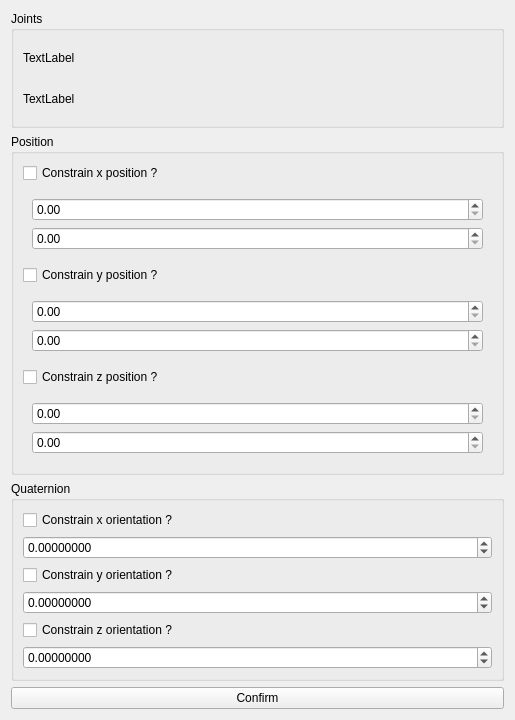
<?xml version="1.0" encoding="UTF-8"?>
<ui version="4.0">
 <class>TransformConstraintWidget</class>
 <widget class="QWidget" name="TransformConstraintWidget">
  <property name="geometry">
   <rect>
    <x>0</x>
    <y>0</y>
    <width>515</width>
    <height>720</height>
   </rect>
  </property>
  <property name="windowTitle">
   <string>Form</string>
  </property>
  <layout class="QVBoxLayout" name="verticalLayout">
   <item>
    <widget class="QGroupBox" name="jointsGroup">
     <property name="title">
      <string>Joints</string>
     </property>
     <layout class="QVBoxLayout" name="verticalLayout_2">
      <item>
       <layout class="QVBoxLayout" name="verticalLayout_3">
        <item>
         <widget class="QLabel" name="firstJointLabel">
          <property name="text">
           <string>TextLabel</string>
          </property>
         </widget>
        </item>
        <item>
         <widget class="QLabel" name="secondJointLabel">
          <property name="text">
           <string>TextLabel</string>
          </property>
         </widget>
        </item>
       </layout>
      </item>
     </layout>
    </widget>
   </item>
   <item>
    <widget class="QGroupBox" name="positionGroup">
     <property name="title">
      <string>Position</string>
     </property>
     <layout class="QVBoxLayout" name="verticalLayout_4">
      <item>
       <widget class="QCheckBox" name="xPositionCheck">
        <property name="text">
         <string>Constrain x position ?</string>
        </property>
       </widget>
      </item>
      <item>
       <widget class="QWidget" name="xPositionWidget" native="true">
        <layout class="QVBoxLayout" name="verticalLayout_5">
         <item>
          <widget class="QDoubleSpinBox" name="firstXPosition"/>
         </item>
         <item>
          <widget class="QDoubleSpinBox" name="secondXPosition"/>
         </item>
        </layout>
       </widget>
      </item>
      <item>
       <widget class="QCheckBox" name="yPositionCheck">
        <property name="text">
         <string>Constrain y position ?</string>
        </property>
       </widget>
      </item>
      <item>
       <widget class="QWidget" name="yPositionWidget" native="true">
        <layout class="QVBoxLayout" name="verticalLayout_6">
         <item>
          <widget class="QDoubleSpinBox" name="firstYPosition"/>
         </item>
         <item>
          <widget class="QDoubleSpinBox" name="secondYPosition"/>
         </item>
        </layout>
       </widget>
      </item>
      <item>
       <widget class="QCheckBox" name="zPositionCheck">
        <property name="text">
         <string>Constrain z position ?</string>
        </property>
       </widget>
      </item>
      <item>
       <widget class="QWidget" name="zPositionWidget" native="true">
        <layout class="QVBoxLayout" name="verticalLayout_7">
         <item>
          <widget class="QDoubleSpinBox" name="firstZPosition">
           <property name="singleStep">
            <double>0.500000000000000</double>
           </property>
           <property name="value">
            <double>0.000000000000000</double>
           </property>
          </widget>
         </item>
         <item>
          <widget class="QDoubleSpinBox" name="secondZPosition"/>
         </item>
        </layout>
       </widget>
      </item>
     </layout>
    </widget>
   </item>
   <item>
    <widget class="QGroupBox" name="orientationGroup">
     <property name="title">
      <string>Quaternion</string>
     </property>
     <layout class="QVBoxLayout" name="verticalLayout_8">
      <item>
       <widget class="QCheckBox" name="xOrientationCheck">
        <property name="text">
         <string>Constrain x orientation ?</string>
        </property>
       </widget>
      </item>
      <item>
       <widget class="QDoubleSpinBox" name="xOrientationValue">
        <property name="decimals">
         <number>8</number>
        </property>
        <property name="minimum">
         <double>-3.141592000000000</double>
        </property>
        <property name="maximum">
         <double>3.141592000000000</double>
        </property>
        <property name="singleStep">
         <double>0.010000000000000</double>
        </property>
        <property name="value">
         <double>0.000000000000000</double>
        </property>
       </widget>
      </item>
      <item>
       <widget class="QCheckBox" name="yOrientationCheck">
        <property name="text">
         <string>Constrain y orientation ?</string>
        </property>
       </widget>
      </item>
      <item>
       <widget class="QDoubleSpinBox" name="yOrientationValue">
        <property name="decimals">
         <number>8</number>
        </property>
        <property name="minimum">
         <double>-3.141592000000000</double>
        </property>
        <property name="maximum">
         <double>3.141592000000000</double>
        </property>
        <property name="singleStep">
         <double>0.010000000000000</double>
        </property>
        <property name="value">
         <double>0.000000000000000</double>
        </property>
       </widget>
      </item>
      <item>
       <widget class="QCheckBox" name="zOrientationCheck">
        <property name="text">
         <string>Constrain z orientation ?</string>
        </property>
       </widget>
      </item>
      <item>
       <widget class="QDoubleSpinBox" name="zOrientationValue">
        <property name="decimals">
         <number>8</number>
        </property>
        <property name="minimum">
         <double>-3.141592000000000</double>
        </property>
        <property name="maximum">
         <double>3.141592000000000</double>
        </property>
        <property name="singleStep">
         <double>0.010000000000000</double>
        </property>
       </widget>
      </item>
     </layout>
    </widget>
   </item>
   <item>
    <widget class="QPushButton" name="confirmButton">
     <property name="text">
      <string>Confirm</string>
     </property>
    </widget>
   </item>
  </layout>
 </widget>
 <resources/>
 <connections>
  <connection>
   <sender>xOrientationCheck</sender>
   <signal>toggled(bool)</signal>
   <receiver>xOrientationValue</receiver>
   <slot>setVisible(bool)</slot>
   <hints>
    <hint type="sourcelabel">
     <x>261</x>
     <y>500</y>
    </hint>
    <hint type="destinationlabel">
     <x>261</x>
     <y>531</y>
    </hint>
   </hints>
  </connection>
  <connection>
   <sender>yOrientationCheck</sender>
   <signal>toggled(bool)</signal>
   <receiver>yOrientationValue</receiver>
   <slot>setVisible(bool)</slot>
   <hints>
    <hint type="sourcelabel">
     <x>261</x>
     <y>561</y>
    </hint>
    <hint type="destinationlabel">
     <x>261</x>
     <y>592</y>
    </hint>
   </hints>
  </connection>
  <connection>
   <sender>zOrientationCheck</sender>
   <signal>toggled(bool)</signal>
   <receiver>zOrientationValue</receiver>
   <slot>setVisible(bool)</slot>
   <hints>
    <hint type="sourcelabel">
     <x>261</x>
     <y>622</y>
    </hint>
    <hint type="destinationlabel">
     <x>261</x>
     <y>653</y>
    </hint>
   </hints>
  </connection>
  <connection>
   <sender>xPositionCheck</sender>
   <signal>toggled(bool)</signal>
   <receiver>xPositionWidget</receiver>
   <slot>setVisible(bool)</slot>
   <hints>
    <hint type="sourcelabel">
     <x>261</x>
     <y>128</y>
    </hint>
    <hint type="destinationlabel">
     <x>261</x>
     <y>184</y>
    </hint>
   </hints>
  </connection>
  <connection>
   <sender>yPositionCheck</sender>
   <signal>toggled(bool)</signal>
   <receiver>yPositionWidget</receiver>
   <slot>setVisible(bool)</slot>
   <hints>
    <hint type="sourcelabel">
     <x>261</x>
     <y>240</y>
    </hint>
    <hint type="destinationlabel">
     <x>261</x>
     <y>296</y>
    </hint>
   </hints>
  </connection>
  <connection>
   <sender>zPositionCheck</sender>
   <signal>toggled(bool)</signal>
   <receiver>zPositionWidget</receiver>
   <slot>setVisible(bool)</slot>
   <hints>
    <hint type="sourcelabel">
     <x>261</x>
     <y>352</y>
    </hint>
    <hint type="destinationlabel">
     <x>261</x>
     <y>408</y>
    </hint>
   </hints>
  </connection>
 </connections>
 <slots>
  <signal>finished(QString)</signal>
 </slots>
</ui>
